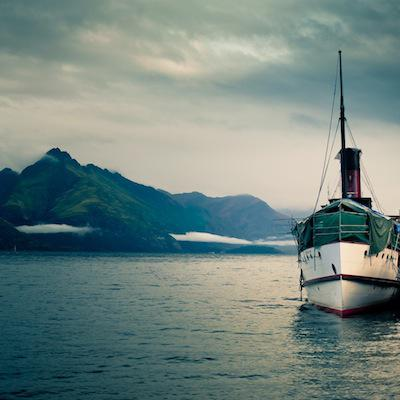
#> input picture experiments/boat-150-50/original-4a9af5f4-4182-4c10-afc6-e194a6f2c489.jpeg, 400 x 400 px
$ python -i algorithm.py   (imports and definitions only)
#> lines starting #> are read from the running program, lines starting #| are printed output that depends on the picture
from numpy import array, sqrt, max, zeros_like, int, argmin
from scipy.signal import convolve2d, gaussian
from numba import jit
from collections import deque
from sys import maxsize
from typing import List
import numpy

sobel_kernels = {
    'x': array([
        [-1, 0, 1],
        [-2, 0, 2],
        [-1, 0, 1]
    ]),
    'y': array([
        [1, 2, 1],
        [0, 0, 0],
        [-1, -2, -1]
    ])
}

gaussian_kernel = (1/16) * array([
    [1, 2, 1],
    [2, 4, 2],
    [1, 2, 1]
])

DIAGONAL_LEFT = numpy.intp(1)
DOWN = numpy.intp(2)
DIAGONAL_RIGHT = numpy.intp(3)


def apply_sobel(image: array):
    blurred = convolve2d(image, gaussian_kernel, mode='same', boundary='symm')
    grad_x = convolve2d(
        blurred, sobel_kernels['x'], mode='same', boundary='symm')
    grad_y = convolve2d(
        blurred, sobel_kernels['y'], mode='same', boundary='symm')
    grad = sqrt(grad_x * grad_x + grad_y * grad_y)
    normalised_grad = grad * (255.0 / max(grad))
    return normalised_grad


@jit
def is_in_image(position: tuple, rows: int, cols: int) -> bool:
    row, col = position
    return row >= 0 and col >= 0 and row < rows and col < cols


@jit
def compute_optimal_seam(energy):
    rows, cols = energy.shape
    infinity = maxsize / 10
    dp = energy.copy()

    next_seam_position = zeros_like(dp, dtype=numpy.intp)

    for col in range(cols):
        dp[rows - 1][col] = energy[rows-1][col]

    for row in range(rows - 2, -1, -1):
        for col in range(cols):
            optimal_adjacent_cost = infinity
            optimal_choice = -1
            adjacents = [
                ((row + 1, col - 1), DIAGONAL_LEFT),
                ((row + 1, col), DOWN),
                ((row + 1, col + 1), DIAGONAL_RIGHT),
            ]
            for (adjacent, choice) in adjacents:
                adjacent_row, adjacent_col = adjacent
                if not is_in_image(adjacent, rows, cols):
                    continue
                if dp[adjacent_row][adjacent_col] < optimal_adjacent_cost:
                    optimal_adjacent_cost = dp[adjacent_row][adjacent_col]
                    optimal_choice = choice

            next_seam_position[row][col] = optimal_choice
            dp[row][col] = energy[row][col] + optimal_adjacent_cost

    seam_start_col = argmin(dp[0, :])
    seam_start = (0, seam_start_col)
    seam_cost = dp[0][seam_start_col]
    return (seam_start, seam_cost, next_seam_position)

>>> import cv2
>>> picture = cv2.imread('../experiments/boat-150-50/original-4a9af5f4-4182-4c10-afc6-e194a6f2c489.jpeg', cv2.IMREAD_GRAYSCALE)
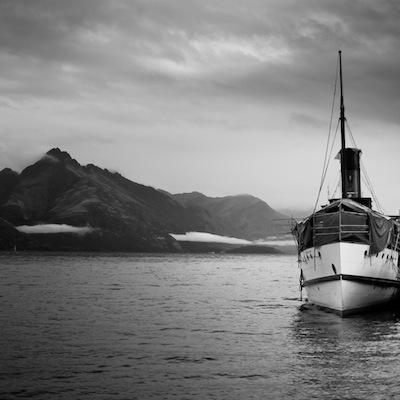
#> picture: shape (400, 400); min 0, max 240, mean 127.1
>>> result = apply_sobel(picture)
#> in apply_sobel, `grad_x = convolve2d( blurred, sobel_kernels['x'], mode='same', boundar..`:
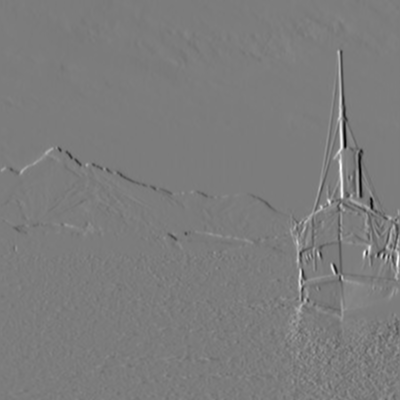
#> grad_x: shape (400, 400) float64; min -607.9, max 634.7, mean -0.6; drawn with min black and max white
#> in apply_sobel, `grad_y = convolve2d( blurred, sobel_kernels['y'], mode='same', boundar..`:
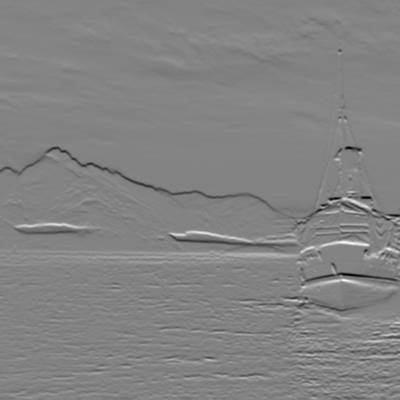
#> grad_y: shape (400, 400) float64; min -622.4, max 585.4, mean -1.3; drawn with min black and max white
#> in apply_sobel, `grad = sqrt(grad_x * grad_x + grad_y * grad_y)`:
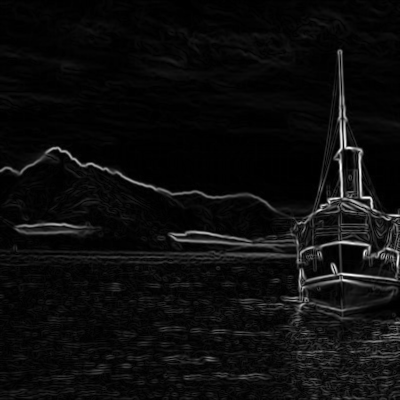
#> grad: shape (400, 400) float64; min 0, max 634.8, mean 33.2; drawn with min black and max white

$ run again, on experiments/boat-150-50/marked-4a9af5f4-4182-4c10-afc6-e194a6f2c489.jpeg
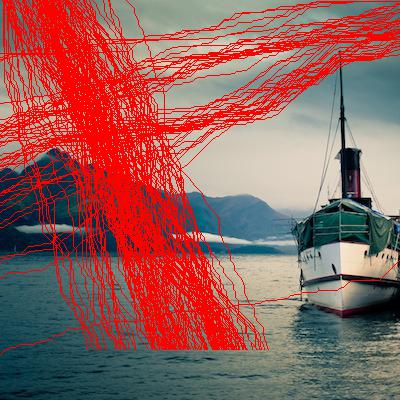
#> input picture experiments/boat-150-50/marked-4a9af5f4-4182-4c10-afc6-e194a6f2c489.jpeg, 400 x 400 px
#> in apply_sobel, `grad_y = convolve2d( blurred, sobel_kernels['y'], mode='same', boundar..`:
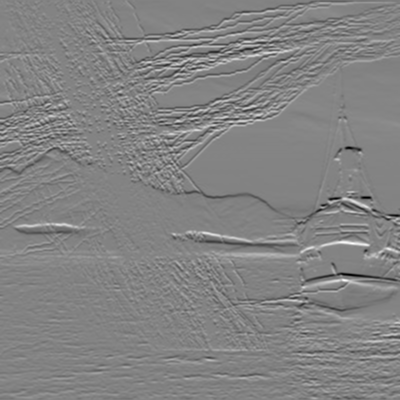
#> grad_y: shape (400, 400) float64; min -622.4, max 585.4, mean -1.1; drawn with min black and max white
#> in apply_sobel, `grad = sqrt(grad_x * grad_x + grad_y * grad_y)`:
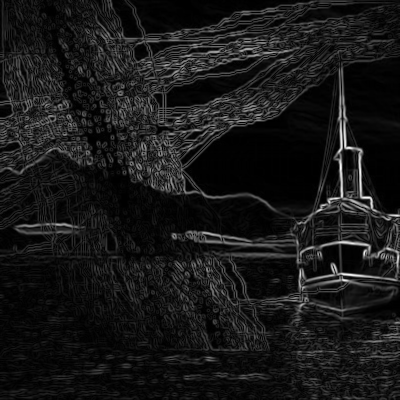
#> grad: shape (400, 400) float64; min 0, max 634.8, mean 60.9; drawn with min black and max white
